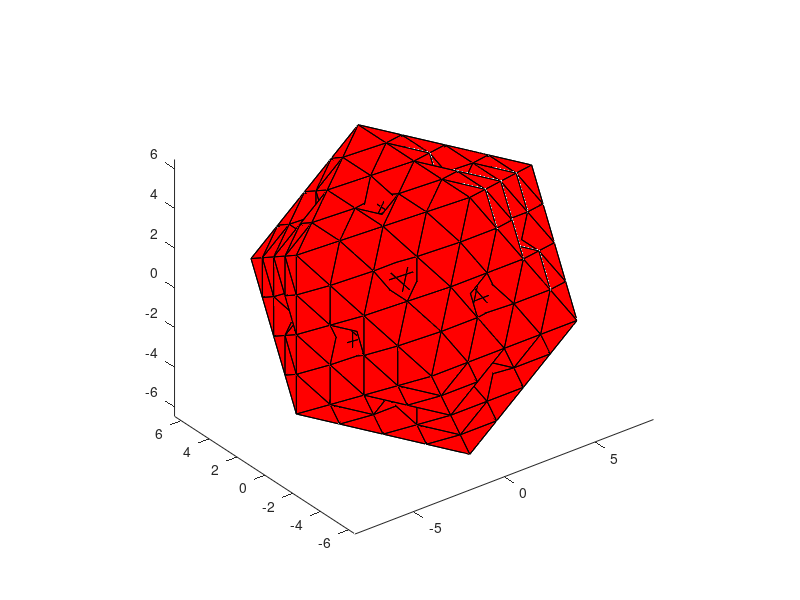

MATLAB code to generate this figure: (Note: this script raises an error after producing the figure.)
function icosahedronFractal

phi=(1+sqrt(5))/2; %golden ratio
vert=[0 1 phi;
      0 1 -phi;
      0 -1 phi;
      0 -1 -phi;
      1 phi 0;
      1 -phi 0;
      -1 phi 0;
      -1 -phi 0;
       phi 0 1;
       phi 0 -1;
      -phi 0 1;
      -phi 0 -1];
  
face =[1     5     9
      6     3     9
      1     3    11
      3     1     9
      7     2     5
      7     1    11
      1     7     5
     10     6     9
      5    10     9
      2    10     5 
     10     4     6
      4    10     2
      4     8     6
      3     8    11
      8     3     6
      7    12     2
     12     4     2
     12     7    11
      8    12    11
     12     8     4];

   
colors=summer(length(face));
%h=patch('faces',face,'vertices',vert);
%set(h,'facecolor','flat','facevertexcdata',colors);
drawFractal(vert,face,1,2)
axis equal
view(3)   
lighting phong
camlight headlight
axis off 
set(gcf,'color',[1 1 1])

function drawFractal(vert,face,sca,n)

if n>0
   v=vert*sca; 
   vnew=v;
   offset=[0 0 0];
   for k=1:length(vert)
       [th,phi,r]=cart2sph(v(k,1),v(k,2),v(k,3));
       %[offset(1) offset(2) offset(3)]=sph2cart(th,phi,r*1.6180);
       [offset(1) offset(2) offset(3)]=sph2cart(th,phi,r*1.6180*0.618);
       vnew(:,1)=v(:,1)+offset(1);
       vnew(:,2)=v(:,2)+offset(2);
       vnew(:,3)=v(:,3)+offset(3);
       if n==1
       %patch('vertices',vnew,'faces',face,'facecolor',rand(1,3));
       patch('vertices',vnew,'faces',face,'facecolor','r');
       
       end
       drawFractal(vnew,face,sca,n-1);
   end
   %drawFractal(v,face,sca,n-1);
   %drawFractal(v,face,sca,n-1);
end
 
return
